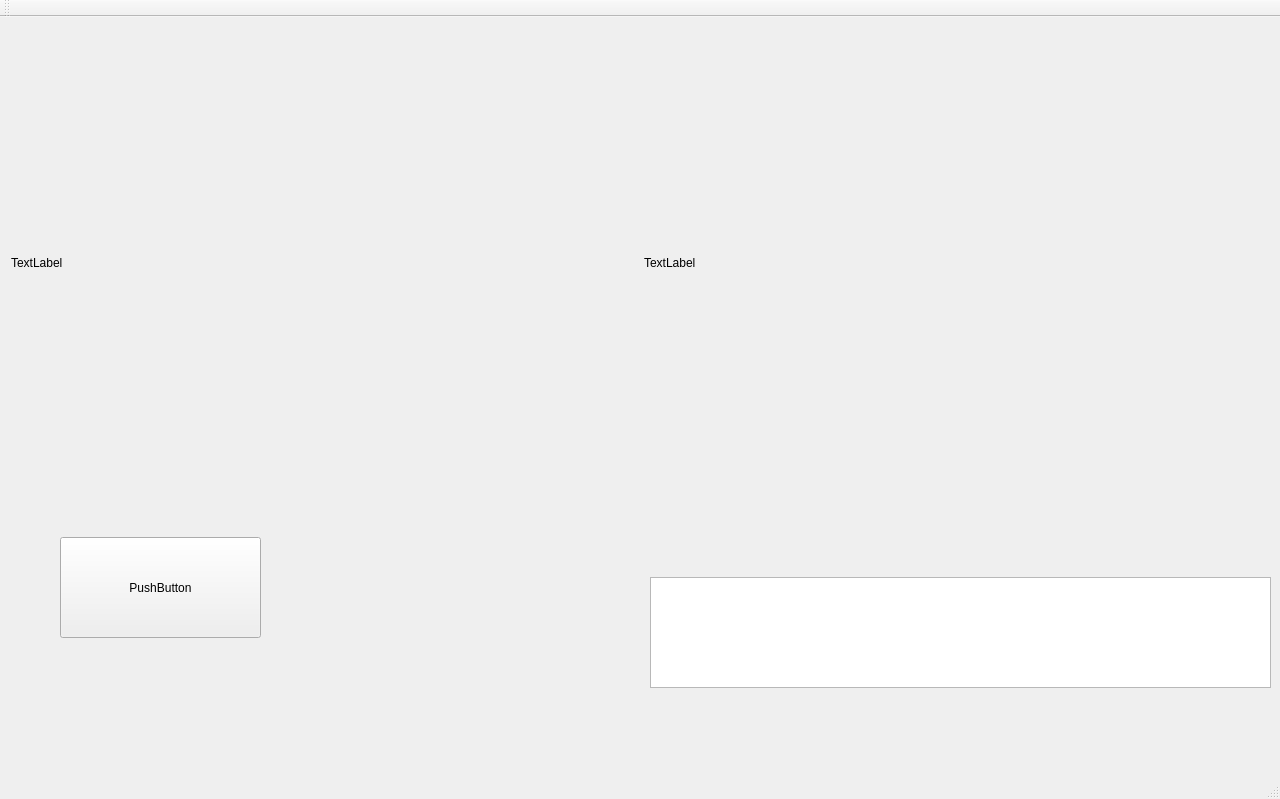
<?xml version="1.0" encoding="UTF-8"?>
<ui version="4.0">
 <class>MainWindow</class>
 <widget class="QMainWindow" name="MainWindow">
  <property name="geometry">
   <rect>
    <x>0</x>
    <y>0</y>
    <width>1280</width>
    <height>799</height>
   </rect>
  </property>
  <property name="windowTitle">
   <string>MainWindow</string>
  </property>
  <property name="autoFillBackground">
   <bool>false</bool>
  </property>
  <widget class="QWidget" name="centralWidget">
   <widget class="QPushButton" name="pushButton">
    <property name="geometry">
     <rect>
      <x>60</x>
      <y>520</y>
      <width>201</width>
      <height>101</height>
     </rect>
    </property>
    <property name="text">
     <string>PushButton</string>
    </property>
   </widget>
   <widget class="QPlainTextEdit" name="plainTextEdit">
    <property name="geometry">
     <rect>
      <x>650</x>
      <y>560</y>
      <width>621</width>
      <height>111</height>
     </rect>
    </property>
    <property name="overwriteMode">
     <bool>true</bool>
    </property>
   </widget>
   <widget class="QLabel" name="label_3">
    <property name="geometry">
     <rect>
      <x>1240</x>
      <y>500</y>
      <width>31</width>
      <height>31</height>
     </rect>
    </property>
    <property name="text">
     <string/>
    </property>
    <property name="pixmap">
     <pixmap resource="resurse.qrc">:/images/disconnect.png</pixmap>
    </property>
    <property name="scaledContents">
     <bool>true</bool>
    </property>
   </widget>
   <widget class="QWidget" name="horizontalLayoutWidget">
    <property name="geometry">
     <rect>
      <x>0</x>
      <y>0</y>
      <width>1281</width>
      <height>491</height>
     </rect>
    </property>
    <layout class="QHBoxLayout" name="horizontalLayout">
     <item>
      <widget class="QLabel" name="label_2">
       <property name="autoFillBackground">
        <bool>true</bool>
       </property>
       <property name="text">
        <string>TextLabel</string>
       </property>
      </widget>
     </item>
     <item>
      <widget class="QLabel" name="label">
       <property name="autoFillBackground">
        <bool>true</bool>
       </property>
       <property name="text">
        <string>TextLabel</string>
       </property>
      </widget>
     </item>
    </layout>
   </widget>
  </widget>
  <widget class="QMenuBar" name="menuBar">
   <property name="geometry">
    <rect>
     <x>0</x>
     <y>0</y>
     <width>1280</width>
     <height>21</height>
    </rect>
   </property>
  </widget>
  <widget class="QToolBar" name="mainToolBar">
   <attribute name="toolBarArea">
    <enum>TopToolBarArea</enum>
   </attribute>
   <attribute name="toolBarBreak">
    <bool>false</bool>
   </attribute>
  </widget>
  <widget class="QStatusBar" name="statusBar"/>
 </widget>
 <layoutdefault spacing="6" margin="11"/>
 <resources>
  <include location="resurse.qrc"/>
 </resources>
 <connections/>
</ui>
